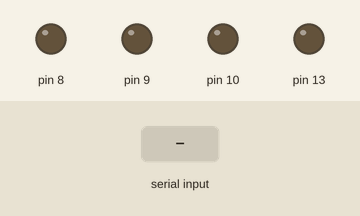
Recording of a sketch running on a simulated Arduino Uno, built with avr-gcc and run on an emulated ATmega328P. On the bench: output pins drawn as LEDs (lit = HIGH). The inputs (shaded band) are chosen by the test bench. What the sketch prints to the serial monitor is not drawn.

Above: at 1.2 s.
1.3 s: "1" received over Serial
At 2.5 s:
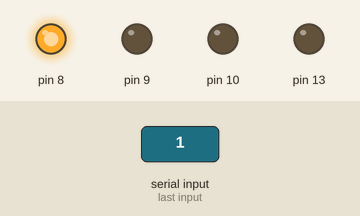
2.8 s: byte 51 (0x33) received over Serial
At 3.8 s:
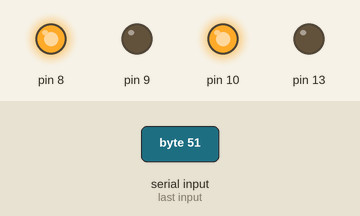
4.3 s: "2" received over Serial
At 4.9 s:
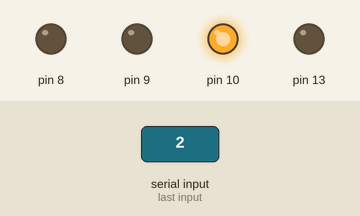
5.8 s: "2" received over Serial
At 7.0 s:
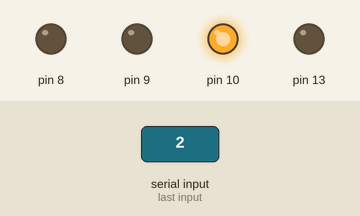
Timing chart, 0 to 8.3 s (numbered marks = the images above; inputs shaded):
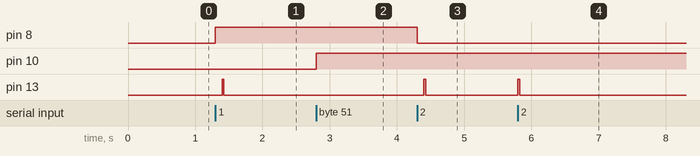

Measured:
- after the input at 1.3 s, pin 8: LOW → HIGH at once; pin 13: LOW → HIGH after 0.10 s, → LOW 0.03 s later
- after the input at 2.8 s, pin 10: LOW → HIGH at once
- after the input at 4.3 s, pin 8: HIGH → LOW at once; pin 13: LOW → HIGH after 0.10 s, → LOW 0.03 s later
- after the input at 5.8 s, pin 13: LOW → HIGH at once, → LOW 0.03 s later

The sketch:

monochromatorinterface.ino
```cpp
#include "pinout.h"

void setup() {
  Serial.begin(9600);

  // See pinout.h for mapping to DB15 connector
  pinMode(db15.halffull, OUTPUT);
  pinMode(db15.en, OUTPUT);
  pinMode(db15.fwdlim, INPUT);
  pinMode(db15.revlim, INPUT);
  pinMode(db15.steppulse, OUTPUT);
  pinMode(db15.fwdrev, OUTPUT);

  Serial.println("INIT DONE");
}

// super basic commands for now. From computer to Arduino:
/*
 * 1: step forward
 * 2: step backward
 * 3: enable
 * 4: disable
 */

 // from Arduino to computer:
 /*
  * 1: complete, no err
  * 2: rev lim
  * 3: forward lim
  * 4: unrecognized
  */

bool dir = false;

int step(bool setdir) {
  // if setdir = True, step FORWARD one
  // if setdir = False, step BACKWARD one
  // return 2 if at reverse limit, return 3 if at forward limit
  if (setdir != dir) {
    dir = setdir;
    digitalWrite(db15.fwdrev, dir);
    delay(100);
  }

  digitalWrite(db15.steppulse, HIGH);
  delay(25);
  digitalWrite(db15.steppulse, LOW);
  delay(25);

  //if (!digitalRead(db15.revlim)) return 2;
  //else if (!digitalRead(db15.fwdlim)) return 3;
  return 1;


}

void loop() {
  // Wait until some serial character is received
  if (Serial.available() > 0) {
    int incomingByte = Serial.read();
    switch (incomingByte) {
      case 0x31:
        Serial.print(step(true));
        break;
      case 0x32:
        Serial.print(step(false));
        break;
      case 0x33:
        digitalWrite(db15.en, HIGH);
        Serial.print(1);
        break;
      case 0x34:
        digitalWrite(db15.en, LOW);
        Serial.print(1);
        break;
      default:
        Serial.print(4);
        break;
    }
  }
}
```

pinout.h
```cpp
/* Kaveh Pezeshki
 * 06/20/2022
 * Pinout information for 'USER IO' header on Oriel 20040 and associated pin mapping
 * Pinout information taken from: https://files.elektroda.pl/782593,20050.html
 *
 * Relevant pins on DB-15 are (oriel):
 *  7: 5V/100mA supply
 *  9: Motor half/full
 *  10: Motor EN
 *  11: Motor FWD lim
 *  12: Motor REV lim # THIS IS AN OUTPUT!
 *  13: Motor step pulse # THIS IS AN OUTPUT!
 *  14: Motor FWD/REV
 *  15: Motor GND
 */

 #ifndef pinout_h
 #define pinout_h

struct db15_struct {
    int halffull = 9; // pin 9 on DB15
    int en = 10;  // pin 10 on DB15
    int fwdlim = 11; // pin 11 on DB15
    int revlim = 12; // pin 12 on DB15
    int steppulse = 13; // pin 13 on DB15
    int fwdrev = 8; // pin 14 on DB15
} db15;


 #endif
 
```
